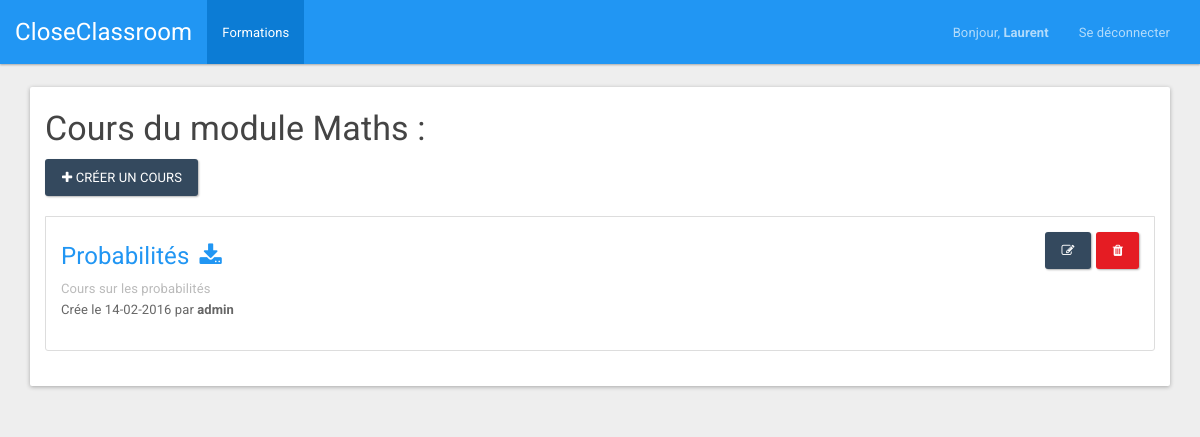
The app's page /index.php?page=showModule&idModule=1 (signed in) with its own data.
### tables this page shows
CREATE TABLE IF NOT EXISTS `users` (
  `id` int(11) NOT NULL AUTO_INCREMENT,
  `type` varchar(32) NOT NULL,
  `login` varchar(32) NOT NULL,
  `password` varchar(32) NOT NULL,
  `email` varchar(32) NOT NULL,
  `name` varchar(32) NOT NULL,
  `first_name` varchar(32) NOT NULL,
  PRIMARY KEY (`id`),
  UNIQUE KEY `login` (`login`),
  UNIQUE KEY `email` (`email`)
);

CREATE TABLE IF NOT EXISTS `modules` (
  `id` int(11) NOT NULL AUTO_INCREMENT,
  `name` varchar(30) NOT NULL,
  PRIMARY KEY (`id`)
);

CREATE TABLE IF NOT EXISTS `practices` (
  `id` int(11) NOT NULL AUTO_INCREMENT,
  `name` varchar(256) NOT NULL,
  `path` varchar(256) NOT NULL,
  `user` int(11) NOT NULL,
  `description` text NOT NULL,
  `date` varchar(12) NOT NULL,
  `file` varchar(256) NOT NULL,
  `id_module` int(11) NOT NULL,
  `editor` text NOT NULL,
  PRIMARY KEY (`id`),
  KEY `user` (`user`),
  KEY `module` (`id_module`)
);

### bddManager/UserDAO.php (called while the page is built, shortened)
<?php
class UserDAO
{
    public function getInfoUser($idUser)
    {
        try {
            $resultat = mysqli_query($_SESSION['bdd'], "SELECT id, login, email, password, type, name, first_name FROM users WHERE `id`= '" . $idUser . "'");
            if (mysqli_num_rows($resultat) != '0') {
                $tab[0] = mysqli_fetch_assoc($resultat);
                return $tab[0];
            } else {
                return;
            }
        }
        catch (Exception $e) {
            $_SESSION['error'] = 'Erreur requete BDD';
            $_SESSION['display_msg_error'] = true;
        }
    }
}

### bddManager/ModuleDAO.php (called while the page is built, shortened)
<?php
class ModuleDAO
{
    public function getNameModule($idModule)
    {
        try {
            $resultat = mysqli_query($_SESSION['bdd'], "SELECT name FROM modules WHERE `id`= '" . $idModule . "'");
            if (mysqli_num_rows($resultat) != '0') {
                $tab[0] = mysqli_fetch_assoc($resultat);
                return $tab[0];
            } else {
                return;
            }
        }
        catch (Exception $e) {
            $_SESSION['error'] = 'Erreur requete BDD';
            $_SESSION['display_msg_error'] = true;
        }
    }
}

### bddManager/PracticeDAO.php (called while the page is built, shortened)
<?php
class PracticeDAO
{
    public function getPracticesByModule($idModule)
    {
        try {
            $resultat = mysqli_query($_SESSION['bdd'], "SELECT * FROM practices WHERE `id_module`= '" . $idModule . "'");
            if (mysqli_num_rows($resultat) != '0') {
                $tab[0] = mysqli_fetch_assoc($resultat);
                return $tab;
            } else {
                return false;
            }
        }
        catch (Exception $e) {
            $_SESSION['error'] = 'Erreur requete BDD';
            $_SESSION['display_msg_error'] = true;
        }
    }
}

### views/PracticeView.class.php (the view, shortened to what this page needs)
<?php
class PracticeView
{
	public function getViewTop($nameModule)
	{
		return '
		<script>document.getElementById("tabFormation").className = "active";</script>
		<div class="container">
			<div class="panel panel-default">
				<div class="panel-body" style="padding-top: 0px;">
					<h3>Cours du module '.utf8_encode($nameModule).' :</h3>
					<div class="list-group">';
					}
					public function getViewBottom()
					{
						return '
					</div>
				</div>
			</div>
		</div>
		';
	}
	public function getView($mesCours, $typeUser, $nameModule)
	{
		$view = ''.$this->getViewTop($nameModule).$this->getListe($mesCours, $typeUser).$this->getViewBottom();
		return $view;
	}
	public function getListe($mesCours, $typeUser)
	{
		if ($typeUser != 'Etudiant') {
			$view = '<a style="margin-bottom: 20px;" href="index.php?page=createPractice" class="btn btn-info"><span class="fa fa-plus"></span> Créer un cours</a>';
		} else {
			$view = '';
		}
		if (!$mesCours) {
			$view = $view.'<div class="panel panel-info" style="margin-top: 20px;">
			<div class="panel-heading">
				<h3 class="panel-title">Aucun cours</h3>
			</div>
			<div class="panel-body">
				Il n\'y a aucun cours dans la base de données !</div>
			</div>';
		} else {
			foreach ($mesCours as &$cours) {
				$modif = '';
				if ($typeUser != 'Etudiant') {
					$modif = '<form method="POST" action="index.php?page=deletePractice&idPractice='.$cours['id'].'" accept-charset="UTF-8" class="form-inline"><input name="_method" type="hidden" value="DELETE">
					<a style="float: right; margin-left: 5px;" data-toggle="modal" href="#deleteCours'.$cours['id'].'" role="button" class="btn btn-danger"><i class="fa fa-trash"></i></a>
					<div id="deleteCours'.$cours['id'].'" class="modal" style="display: none;">
						<div class="modal-dialog">
							<div class="modal-content">
								<div class="modal-header">
									<button type="button" class="close" data-dismiss="modal" aria-hidden="true">×</button>
									<h4 class="modal-title">Suppression de cours</h4>
								</div>
								<div class="modal-body">
									<p>Voulez-vous vraiment supprimer le cours <b>'.utf8_encode($cours['name']).'</b> ?</p>
								</div>
								<div class="modal-footer">
									<button class="btn" data-dismiss="modal" aria-hidden="true">Non</button>
									<input class="btn btn-primary" type="submit" value="Oui">
								</div>
							</div>
						</div>
					</div>
				</form>
				<a style="float: right;" href="index.php?page=updatePractice&idPractice='.$cours['id'].'" role="button" class="btn btn-info"><i class="fa fa-edit"></i></a>';
			}
			$view = $view.'<div class="list-group-item">'.$modif.'
			<h4><a class="text-primary" href="index.php?page=showPractice&idPractice='.$cours['id'].'">'.utf8_encode($cours['name']).'</a><a style="margin-left: 10px;" class="text-primary" download target="_blank" href="/'.$cours['path'].'"><i class="fa fa-download"></i></a></h4>
			<p class="list-group-item-text">'.utf8_encode($cours['description']).'</p>
			<p>Crée le '.$cours['date'].' par <b>'.$cours['user'].'</b></p>
		</div>';
	}
}
return $view;
}
}

### views/NavBarView.class.php (shortened to what this page needs)
<?php
class navBarView
{
	public function getViewLogged($firstNameUser, $typeUser)
	{
		if ($typeUser == 'Admin') {
			$view = '<nav class="navbar navbar-inverse">
			<div class="container-fluid">
				<div class="navbar-header">
					<button type="button" class="navbar-toggle collapsed" data-toggle="collapse" data-target="#bs-example-navbar-collapse-2">
						<span class="sr-only">Toggle navigation</span>
						<span class="icon-bar"></span>
						<span class="icon-bar"></span>
						<span class="icon-bar"></span>
					</button>
					<a class="navbar-brand" href="index.php">CloseClassroom</a>
				</div>
				<div class="collapse navbar-collapse" id="bs-example-navbar-collapse-2">
					<ul class="nav navbar-nav">
						<li id="tabUser"><a href="index.php?page=user">Administration Utilisateurs</a></li>
						<li id="tabFormation"><a href="index.php?page=formation">Formations</a></li>
					</ul>
					<ul class="nav navbar-nav navbar-right">
						<li><a href="index.php" style="font-size: 13px;"> Bonjour, <strong>'.utf8_encode($firstNameUser).'</strong> </a>
							<li><a href="index.php?page=logout">Se déconnecter</a></li>
						</ul>
					</div>
				</div>
			</nav>';
		}
		else {
			$view = '<nav class="navbar navbar-inverse">
			<div class="container-fluid">
				<div class="navbar-header">
					<button type="button" class="navbar-toggle collapsed" data-toggle="collapse" data-target="#bs-example-navbar-collapse-2">
						<span class="sr-only">Toggle navigation</span>
						<span class="icon-bar"></span>
						<span class="icon-bar"></span>
						<span class="icon-bar"></span>
					</button>
					<a class="navbar-brand" href="index.php">CloseClassroom</a>
				</div>
				<div class="collapse navbar-collapse" id="bs-example-navbar-collapse-2">
					<ul class="nav navbar-nav">
						<li id="tabFormation"><a href="index.php?page=formation">Formations</a></li>
					</ul>
					<ul class="nav navbar-nav navbar-right">
						<li><a href="index.php" style="font-size: 13px;"> Bonjour, <strong>'.utf8_encode($firstNameUser).'</strong> </a>
							<li><a href="index.php?page=logout">Se déconnecter</a></li>
						</ul>
					</div>
				</div>
			</nav>';
		}
		return $view;
	}
}

### records on screen
users: first_name "Laurent"
modules: name "Maths"
practices: name "Probabilités", description "Cours sur les probabilités", date "14-02-2016"

### other values on screen
$cours['user'] "admin"
